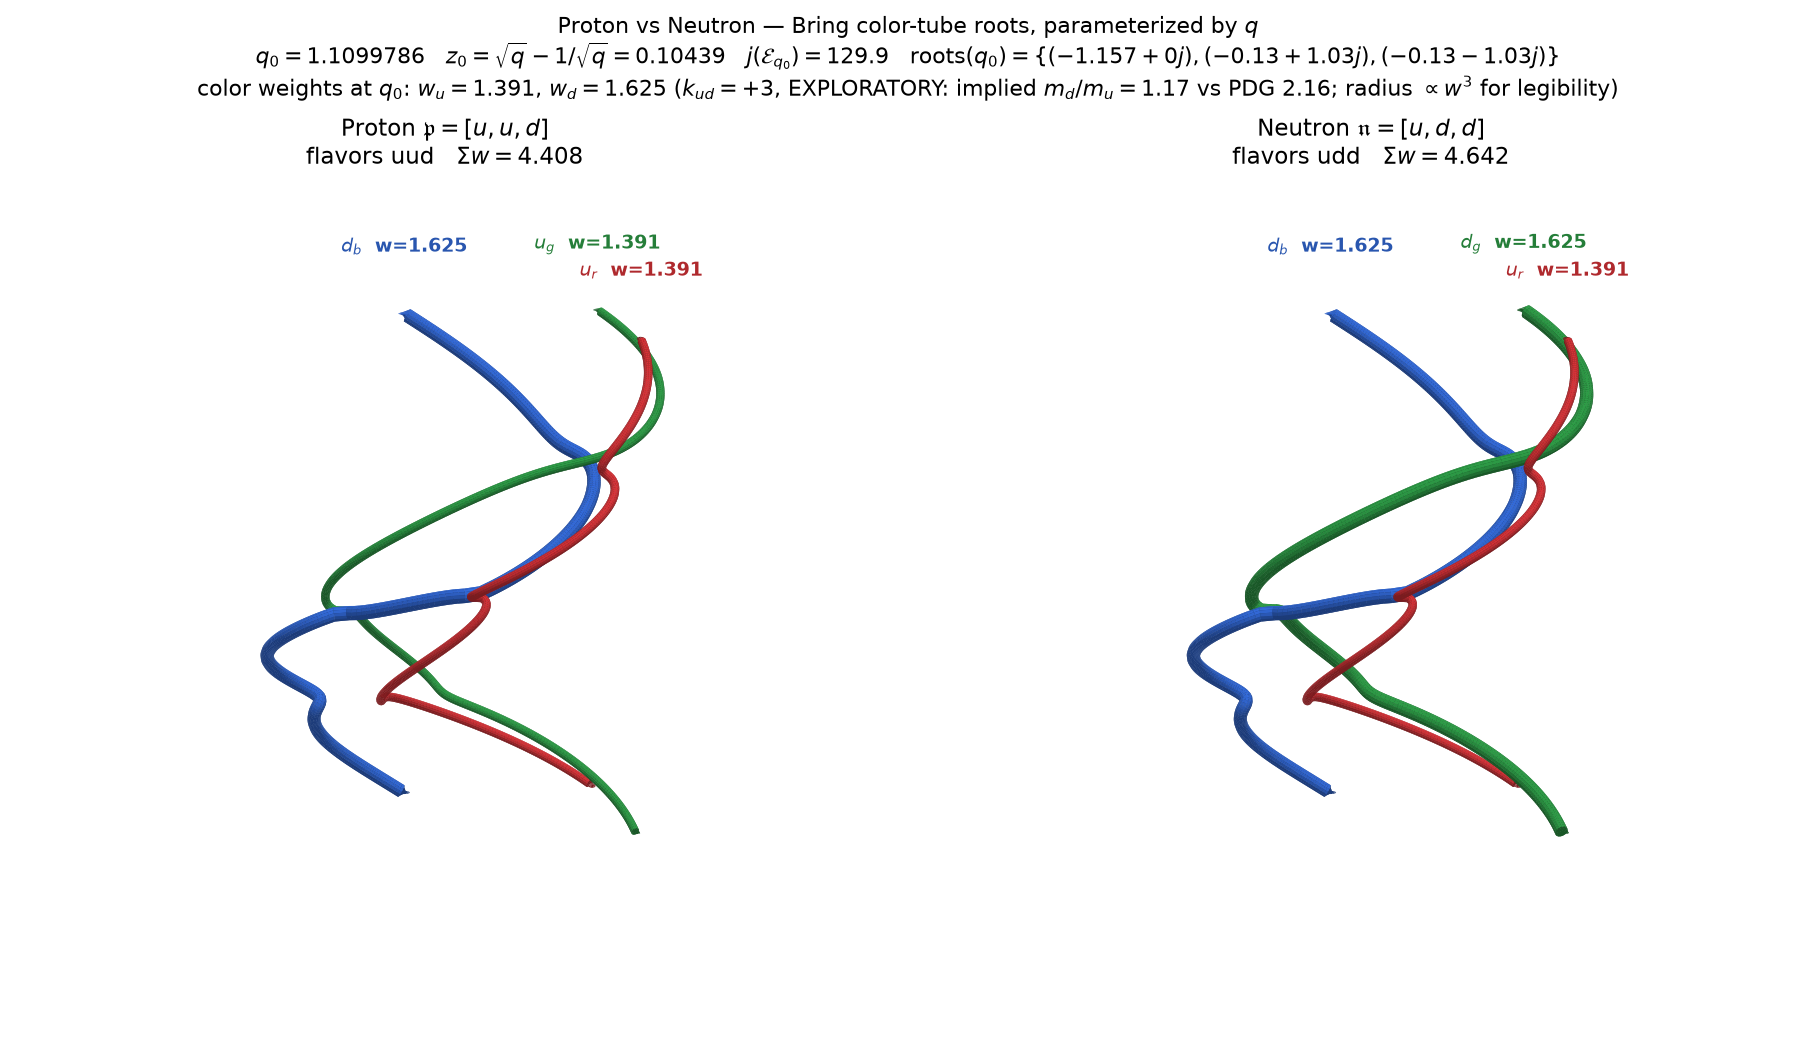

Reproduce this figure in Python.
#!/usr/bin/env python3
r"""Proton vs neutron from the REAL Bring color-tube coordinates, parameterized by q.

Nothing here is an ad-hoc embedding.  Every curve is computed from the
color-tube cubic of Bring's surface and the substrate parameter q.

DERIVATION CHAIN (all corpus-sourced, file refs below)
------------------------------------------------------
1. Color-tube coordinates  (brings-surface/color-tube-coordinates.md,
   color-tube-cubic.md): at spacetime ratio z = x0/x1 the three color
   charges r,g,b are the three roots c of the color-tube cubic

       c^3 + (4z+1)c^2 + (6z^2+3z+1)c + (4z^3+3z^2+2z+1) = 0.

   At the classical point z=0 the roots are exactly {-1, +i, -i}.

2. q enters explicitly (brings-surface/descartes-elliptic-curve.md):
   the coral fibre is the elliptic curve E_q with

       z(q) = sqrt(q) - 1/sqrt(q).

   At the substrate q0 = 1.1099785955 (qou_substrate.q_at, proton-anchored)
   => z0 = 0.10439, j(E_q0) = 129.9, Delta = -18.95.

3. The three color tubes = the three root branches c_r(z), c_g(z), c_b(z)
   tracked continuously as z runs around a worldline loop |z| = R in the
   base P^1.  The roots BRAID by the cubic's monodromy around the singular
   fibres (= the discriminant zeros).  Per coral-elliptic.md this monodromy
   recovers the trefoil holonomy generators H1,H2.  This is the genuine
   "coral" of twisted color tubes, not a drawn Borromean cartoon.

4. p vs n appear PHYSICALLY DIFFERENT via the color weighting
   (probe_k_ud_bring_color_tube_empirical_baseline.py):

       w(q,k) = 1 / (1 - h_q * q^(10+k)),   h_q = (q-1)/q,

   up-tube -> k=0 (reference), down-tube -> k=k_ud.  Tube radius is set by
   this weight, so:
       proton  (u,u,d): two u-tubes + one d-tube
       neutron (u,d,d): one u-tube + two d-tubes
   The d-tube is heavier (k_ud>0 => thicker), so the proton and neutron
   carry visibly different color-weight distributions.

HONESTY CAVEAT (do not oversell)
--------------------------------
The flavor-displacement exponent k_ud is an EXPLORATORY empirical baseline
(audit-only).  At q0 the implied m_d/m_u is ~1.0-1.17 across k in {-3..3},
which does NOT reach PDG 2.16 -- the *direction* (down heavier) is right,
the *magnitude* is not yet categorically derived.  The exact W_{c1,c2}
weighting is conjectural (conj:s5-so3-fiber-action).  Radius is drawn
proportional to (weight)^GAIN purely so the modest weight gap is legible;
GAIN is a display knob, not physics.

Output: scripts/knot-plots/proton-neutron-bring-color-tubes-q.png
Usage:  python3 scripts/knot-plots/proton-neutron-bring-color-tubes-q.py
        python3 ... --q 1.25         # see the tubes at a different q
        python3 ... --k-ud 2 --gain 3
"""
from __future__ import annotations

import argparse
from pathlib import Path

import numpy as np
import matplotlib

matplotlib.use("Agg")
import matplotlib.pyplot as plt
from mpl_toolkits.mplot3d.art3d import Poly3DCollection

DEFAULT_OUT = Path(__file__).parent / "proton-neutron-bring-color-tubes-q.png"

# Substrate parameter q0 (proton-anchored; qou_substrate.constants.q_at(50)).
Q0 = 1.1099785955418

TUBE_RGB = {
    "r": (0.86, 0.20, 0.22),
    "g": (0.18, 0.62, 0.28),
    "b": (0.20, 0.42, 0.86),
}

LOOP_R = 1.0            # worldline loop radius |z| = R that braids the roots
N_CURVE = 320           # samples along the loop
M_RING = 14             # tube cross-section resolution
BASE_TUBE_R = 0.045     # baseline tube radius (before weight scaling)


# ── Bring color-tube geometry ────────────────────────────────────────

def z_of_q(q: float) -> float:
    """Spacetime ratio of the coral fibre E_q (descartes-elliptic-curve.md)."""
    s = np.sqrt(q)
    return s - 1.0 / s


def cubic_roots(z: complex) -> np.ndarray:
    """Three roots c_r,c_g,c_b of the color-tube cubic at parameter z."""
    return np.roots([1.0, 4 * z + 1, 6 * z ** 2 + 3 * z + 1,
                     4 * z ** 3 + 3 * z ** 2 + 2 * z + 1])


def track_roots(loop_r: float, n: int) -> np.ndarray:
    """Continuously match the 3 roots as z runs the loop z = loop_r*e^{i phi}.

    Returns (n, 3) complex array; column j is one color tube's trajectory.
    """
    phi = np.linspace(0.0, 2.0 * np.pi, n, endpoint=False)
    zc = loop_r * np.exp(1j * phi)
    out = np.zeros((n, 3), dtype=complex)
    out[0] = cubic_roots(zc[0])
    for i in range(1, n):
        cand = cubic_roots(zc[i])
        prev = out[i - 1]
        used = [False, False, False]
        for a in range(3):
            d = [abs(cand[b] - prev[a]) if not used[b] else 1e18 for b in range(3)]
            b = int(np.argmin(d))
            used[b] = True
            out[i, a] = cand[b]
    return out


def color_order(first_roots: np.ndarray) -> list[int]:
    """Assign strand columns to (r, g, b) by a fixed rule at phi=0:
    most-negative real part -> r; of the rest, larger imag -> g, other -> b."""
    idx = list(range(3))
    r = min(idx, key=lambda j: first_roots[j].real)
    rest = [j for j in idx if j != r]
    g, b = sorted(rest, key=lambda j: -first_roots[j].imag)
    return [r, g, b]  # columns for r, g, b


# ── q-dependent color weighting (p vs n physical difference) ──────────

def bring_weight(q: float, k: int) -> float:
    """w(q,k) = 1/(1 - h_q q^{10+k}); h_q=(q-1)/q. up->k=0, down->k=k_ud."""
    h_q = (q - 1.0) / q
    return 1.0 / (1.0 - h_q * q ** (10 + k))


# ── tube meshing ─────────────────────────────────────────────────────

def parallel_transport_frame(curve: np.ndarray):
    n = len(curve)
    tang = np.roll(curve, -1, 0) - np.roll(curve, 1, 0)
    tang /= np.linalg.norm(tang, axis=1, keepdims=True)
    seed = np.array([0.0, 0.0, 1.0])
    if abs(np.dot(seed, tang[0])) > 0.9:
        seed = np.array([0.0, 1.0, 0.0])
    n1 = np.zeros_like(curve)
    n1[0] = seed - np.dot(seed, tang[0]) * tang[0]
    n1[0] /= np.linalg.norm(n1[0])
    for i in range(1, n):
        v = n1[i - 1] - np.dot(n1[i - 1], tang[i]) * tang[i]
        nv = np.linalg.norm(v)
        n1[i] = v / nv if nv > 1e-12 else n1[i - 1]
    n2 = np.cross(tang, n1)
    return n1, n2


def tube_faces(curve: np.ndarray, radius: float, closed: bool):
    n1, n2 = parallel_transport_frame(curve)
    theta = np.linspace(0.0, 2.0 * np.pi, M_RING, endpoint=False)
    ct, st = np.cos(theta), np.sin(theta)
    rings = (curve[:, None, :]
             + radius * (ct[None, :, None] * n1[:, None, :]
                         + st[None, :, None] * n2[:, None, :]))
    n = len(curve)
    last = n if closed else n - 1
    faces = []
    for i in range(last):
        j = (i + 1) % n
        for k in range(M_RING):
            kk = (k + 1) % M_RING
            faces.append([rings[i, k], rings[i, kk], rings[j, kk], rings[j, k]])
    return faces


def shade(rgb, faces):
    light = np.array([0.4, 0.55, 1.0])
    light /= np.linalg.norm(light)
    base = np.array(rgb)
    out = []
    for f in faces:
        f = np.asarray(f)
        nrm = np.cross(f[1] - f[0], f[2] - f[0])
        ln = np.linalg.norm(nrm)
        lam = 0.55 + 0.45 * max(0.0, float(np.dot(nrm / ln, light))) if ln > 1e-12 else 0.7
        out.append(tuple(np.clip(base * lam, 0, 1)))
    return out


# ── panel ────────────────────────────────────────────────────────────

def draw_panel(ax, tracks, cols, flavors, q, k_ud, gain, title):
    # Build 3D space curves: (Re c, Im c, height) where height = loop phase.
    n = tracks.shape[0]
    span = max(tracks.real.max() - tracks.real.min(),
               tracks.imag.max() - tracks.imag.min())
    height = np.linspace(-0.6 * span, 0.6 * span, n)

    w0 = bring_weight(q, 0)
    all_faces, all_colors = [], []
    for ck in ("r", "g", "b"):
        col = cols[ck]
        c = tracks[:, col]
        curve = np.stack([c.real, c.imag, height], axis=1)
        wk = bring_weight(q, 0 if flavors[ck] == "u" else k_ud)
        radius = BASE_TUBE_R * (wk / w0) ** gain
        faces = tube_faces(curve, radius, closed=False)
        all_faces.extend(faces)
        all_colors.extend(shade(TUBE_RGB[ck], faces))

    coll = Poly3DCollection(all_faces, facecolors=all_colors,
                            edgecolors="none", linewidths=0)
    ax.add_collection3d(coll)

    # Per-tube flavor + weight label near the top of each strand.
    for ck in ("r", "g", "b"):
        col = cols[ck]
        c = tracks[:, col]
        wk = bring_weight(q, 0 if flavors[ck] == "u" else k_ud)
        x, y, zt = c.real[-1], c.imag[-1], height[-1]
        ax.text(x, y, zt + 0.15 * span,
                f"${flavors[ck]}_{ck}$  w={wk:.3f}",
                fontsize=9, fontweight="bold",
                color=tuple(np.clip(np.array(TUBE_RGB[ck]) * 0.8, 0, 1)),
                ha="center")

    net = sum(bring_weight(q, 0 if flavors[ck] == "u" else k_ud)
              for ck in ("r", "g", "b"))
    ax.set_title(f"{title}\nflavors {''.join(flavors[c] for c in 'rgb')}   "
                 f"$\\Sigma w = {net:.3f}$",
                 fontsize=11, pad=0)
    lim = 0.6 * span + 0.4
    ax.set_xlim(-span / 2 - 0.4, span / 2 + 0.4)
    ax.set_ylim(-span / 2 - 0.4, span / 2 + 0.4)
    ax.set_zlim(-lim, lim)
    ax.set_box_aspect((1, 1, 1.25))
    ax.set_axis_off()
    ax.view_init(elev=12, azim=35)


def main():
    ap = argparse.ArgumentParser()
    ap.add_argument("--q", type=float, default=Q0, help="substrate parameter q")
    ap.add_argument("--k-ud", type=int, default=3, help="flavor-displacement exponent")
    ap.add_argument("--gain", type=float, default=3.0, help="radius<-weight display gain")
    ap.add_argument("--output", "-o", type=Path, default=DEFAULT_OUT)
    args = ap.parse_args()

    q, k_ud, gain = args.q, args.k_ud, args.gain
    z0 = z_of_q(q)
    tracks = track_roots(LOOP_R, N_CURVE)
    cols_list = color_order(tracks[0])
    cols = {"r": cols_list[0], "g": cols_list[1], "b": cols_list[2]}

    w0, wk = bring_weight(q, 0), bring_weight(q, k_ud)
    md_mu = (1 - (q - 1) / q * q ** 10) / (1 - (q - 1) / q * q ** (10 + k_ud))
    roots_q0 = np.round(cubic_roots(z0), 3)

    fig = plt.figure(figsize=(12.5, 6.8))
    axp = fig.add_subplot(1, 2, 1, projection="3d")
    draw_panel(axp, tracks, cols, {"r": "u", "g": "u", "b": "d"},
               q, k_ud, gain, r"Proton $\mathfrak{p}=[u,u,d]$")
    axn = fig.add_subplot(1, 2, 2, projection="3d")
    draw_panel(axn, tracks, cols, {"r": "u", "g": "d", "b": "d"},
               q, k_ud, gain, r"Neutron $\mathfrak{n}=[u,d,d]$")

    fig.suptitle(
        "Proton vs Neutron — Bring color-tube roots, parameterized by $q$\n"
        f"$q_0={q:.7f}$   $z_0=\\sqrt{{q}}-1/\\sqrt{{q}}={z0:.5f}$   "
        f"$j(\\mathcal{{E}}_{{q_0}})=129.9$   roots$(q_0)=\\{{{roots_q0[0]},"
        f"{roots_q0[1]},{roots_q0[2]}\\}}$\n"
        f"color weights at $q_0$: $w_u={w0:.3f}$, $w_d={wk:.3f}$ "
        f"($k_{{ud}}={k_ud:+d}$, EXPLORATORY: implied $m_d/m_u={md_mu:.2f}$ "
        f"vs PDG 2.16; radius $\\propto w^{{{gain:g}}}$ for legibility)",
        fontsize=10.5, y=1.02)
    fig.tight_layout()
    args.output.parent.mkdir(parents=True, exist_ok=True)
    fig.savefig(args.output, dpi=150, bbox_inches="tight", facecolor="white")
    plt.close(fig)
    print(f"  wrote {args.output}")
    print(f"  q={q:.7f}  z0={z0:.5f}  roots(q0)={roots_q0.tolist()}")
    print(f"  w_u={w0:.5f}  w_d(k={k_ud:+d})={wk:.5f}  implied m_d/m_u={md_mu:.4f}")


if __name__ == "__main__":
    main()
